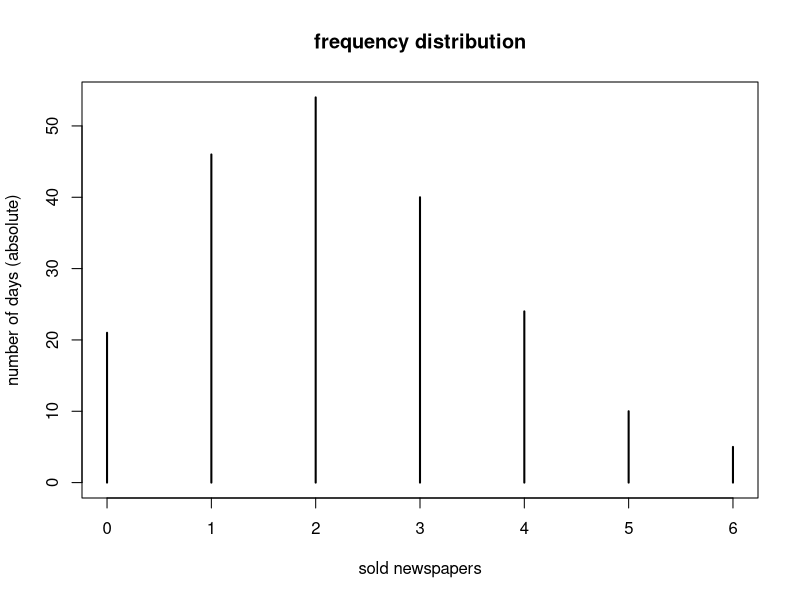
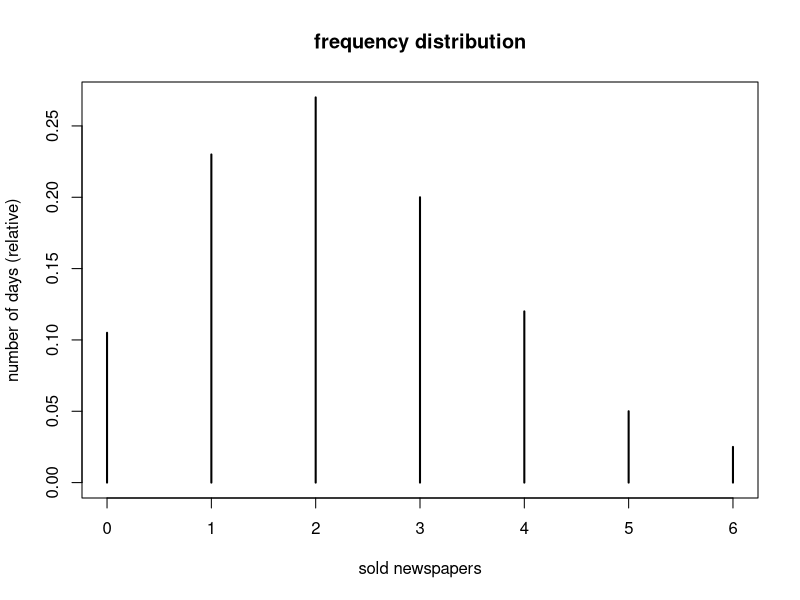
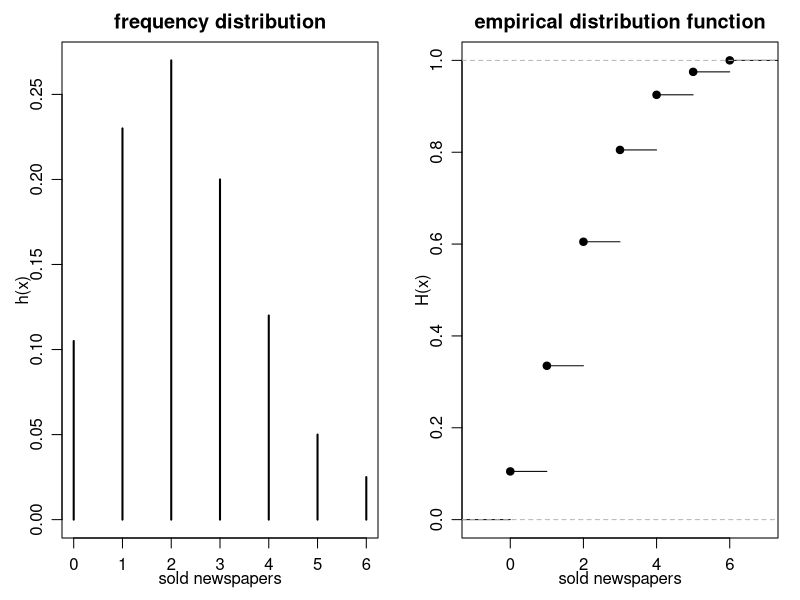
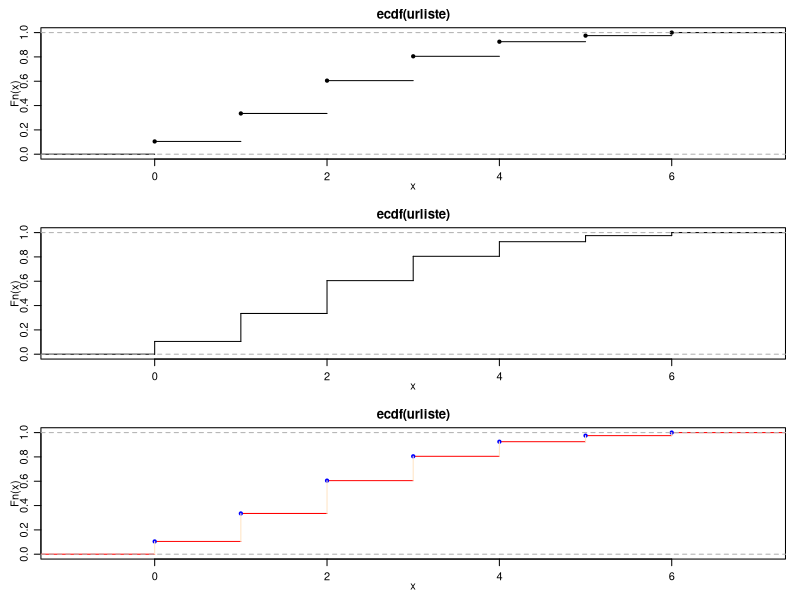

The R source for these figures, in order:
#################################################
#                                               #
# Methods: Statistics                           #
# Lecture 1                                     #
# Example: Newspapers                           #
#                                               #
#################################################


# analysing the number of newspapers sold at a newsstand for 200 consecutive days.
# original list sorted by size: 
urliste<-c(rep(0,21),rep(1,46),rep(2,54),rep(3,40),rep(4,24),rep(5,10),rep(6,5))


# frequency distribution
#--------------------------------------
table(urliste)
plot(table(urliste),main="frequency distribution",xlab="sold newspapers",ylab="number of days (absolute)")
# the plot shows absolute frequencies

# show relative frequencies on the y-axis
tab<-table(urliste)
tab<-tab/sum(tab)

plot(tab,main="frequency distribution",xlab="sold newspapers",ylab="number of days (relative)")
tab

sum(tab) # check: should add up to one


# empirical distribution function
#--------------------------------------
cumsum(table(urliste)) # cumulated absolute frequency
cumsum(tab) # cumulated relative frequency

# both plots combined in one graph
op <- par(mfrow = c(1, 2), mgp = c(1.5, 0.8, 0), mar =  .1+c(3,3,2,1))
plot(tab,main="frequency distribution",xlab="sold newspapers",ylab="h(x)")
F1 <- ecdf(urliste)
summary(F1)
plot(F1, main="empirical distribution function", xlab="sold newspapers",ylab="H(x)")
par(op)


# ADD-ON
#--------------------------------------
# plot alternatives for the empirical distribution function
op <- par(mfrow = c(3, 1), mgp = c(1.5, 0.8, 0), mar =  .1+c(3,3,2,1))
F1 <- ecdf(urliste)
summary(F1)
plot(F1)
plot(F1, verticals = TRUE, do.points = FALSE)
knots(F1) 
summary.stepfun(F1) 
plot(F1, verticals = TRUE, col.points = "blue",col.hor = "red", col.vert = "bisque")
par(op)